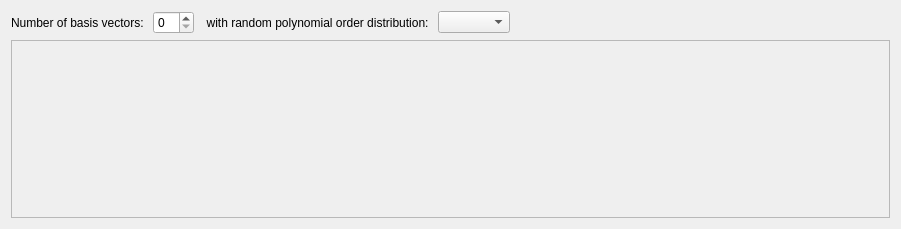
<?xml version="1.0" encoding="UTF-8"?>
<ui version="4.0">
 <class>Form</class>
 <widget class="QWidget" name="Form">
  <property name="geometry">
   <rect>
    <x>0</x>
    <y>0</y>
    <width>901</width>
    <height>229</height>
   </rect>
  </property>
  <property name="sizePolicy">
   <sizepolicy hsizetype="Preferred" vsizetype="Expanding">
    <horstretch>0</horstretch>
    <verstretch>0</verstretch>
   </sizepolicy>
  </property>
  <property name="minimumSize">
   <size>
    <width>901</width>
    <height>100</height>
   </size>
  </property>
  <property name="windowTitle">
   <string>Form</string>
  </property>
  <layout class="QVBoxLayout" name="verticalLayout">
   <property name="sizeConstraint">
    <enum>QLayout::SetMinAndMaxSize</enum>
   </property>
   <item>
    <layout class="QHBoxLayout" name="horizontalLayout">
     <item>
      <widget class="QLabel" name="label">
       <property name="text">
        <string>Number of basis vectors: </string>
       </property>
      </widget>
     </item>
     <item>
      <widget class="QSpinBox" name="basis_vector_number_spinbox"/>
     </item>
     <item>
      <widget class="QLabel" name="label_2">
       <property name="text">
        <string>  with random polynomial order distribution: </string>
       </property>
      </widget>
     </item>
     <item>
      <widget class="QComboBox" name="order_distribution_combobox"/>
     </item>
     <item>
      <spacer name="horizontalSpacer">
       <property name="orientation">
        <enum>Qt::Horizontal</enum>
       </property>
       <property name="sizeHint" stdset="0">
        <size>
         <width>40</width>
         <height>20</height>
        </size>
       </property>
      </spacer>
     </item>
    </layout>
   </item>
   <item>
    <widget class="QScrollArea" name="super_parameter_setting_area">
     <property name="sizePolicy">
      <sizepolicy hsizetype="Preferred" vsizetype="Preferred">
       <horstretch>0</horstretch>
       <verstretch>0</verstretch>
      </sizepolicy>
     </property>
     <property name="widgetResizable">
      <bool>true</bool>
     </property>
     <widget class="QWidget" name="scrollAreaWidgetContents">
      <property name="geometry">
       <rect>
        <x>0</x>
        <y>0</y>
        <width>881</width>
        <height>100</height>
       </rect>
      </property>
     </widget>
    </widget>
   </item>
  </layout>
 </widget>
 <resources/>
 <connections/>
</ui>
